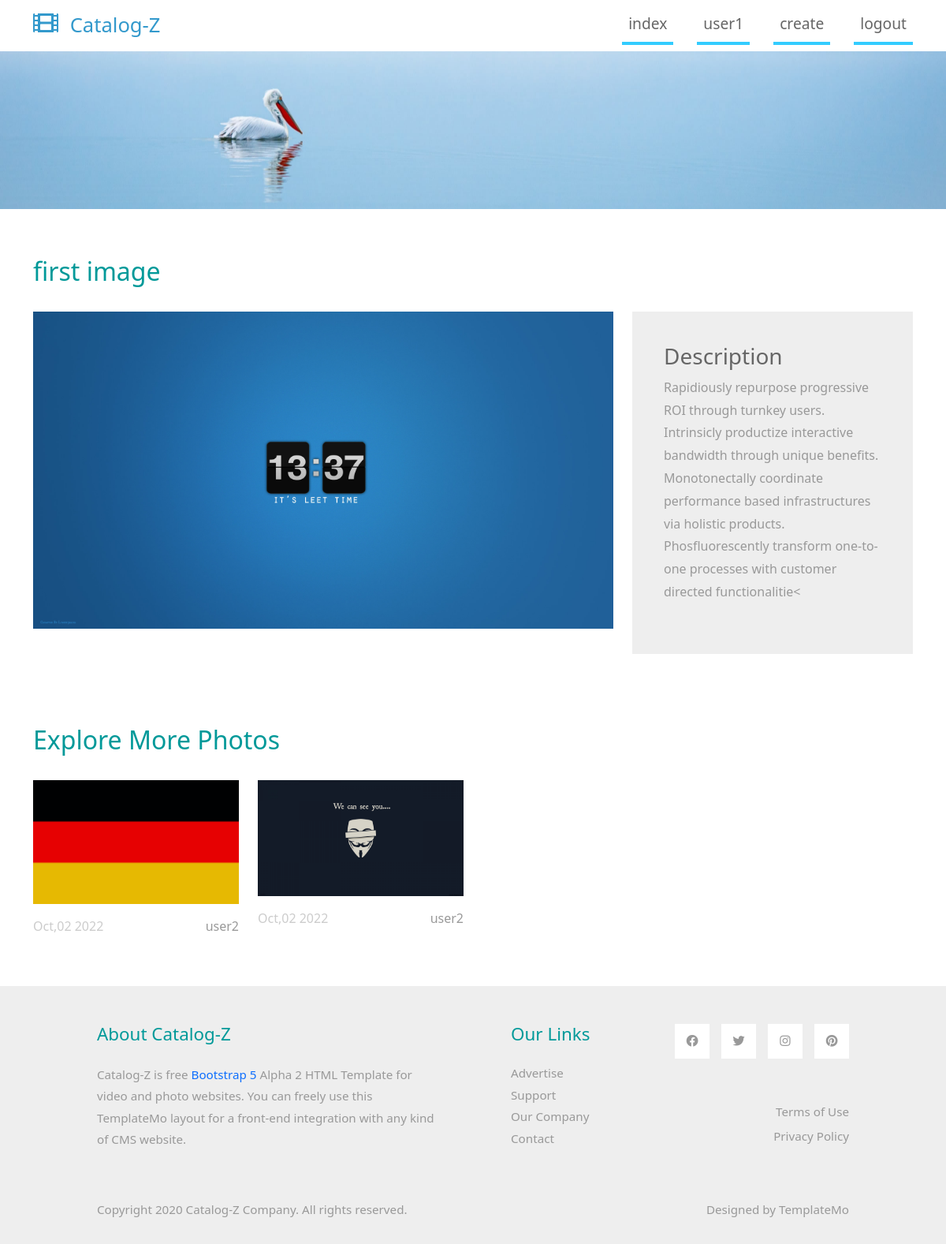
The app's page /photo-detail.php?id=1 (signed in) with its own data.
### tables this page shows
CREATE TABLE `images` (
  `id` int(3) NOT NULL,
  `title` varchar(200) NOT NULL,
  `description` text NOT NULL,
  `img` varchar(200) NOT NULL,
  `user_name` varchar(200) NOT NULL,
  `created_at` datetime NOT NULL DEFAULT current_timestamp()
);

### photo-detail.php (the view, shortened to what this page needs)
<?php require "includes/header.php"; ?>
<?php require "config.php"; ?>
<?php
    if(isset($_GET['id'])) {
        $id = $_GET['id'];
        $selectAll = $conn->query("SELECT * FROM images WHERE id != '$id'");
        $selectAll->execute();
        $data = $selectAll->fetchAll(PDO::FETCH_OBJ);
        $select = $conn->query("SELECT * FROM images WHERE id='$id'");
        $select->execute();
        $row = $select->fetch(PDO::FETCH_OBJ);
    }
?>
        <div class="row mb-4">
            <h2 class="col-12 tm-text-primary"><?php echo $row->title; ?></h2>
        </div>
        <div class="row tm-mb-90">
            <div class="col-xl-8 col-lg-7 col-md-6 col-sm-12">
                <img src="img/<?php echo $row->img; ?>" alt="Image" class="img-fluid">
            </div>
            <div class="col-xl-4 col-lg-5 col-md-6 col-sm-12">
                <div class="tm-bg-gray tm-video-details">
                    <div class="mb-4">
                        <h3 class="tm-text-gray-dark">Description</h3>
                        <p><?php echo substr($row->description, 0, 300); ?><</p>
                    </div>
                </div>
            </div>
        </div>
        <div class="row mb-4">
            <h2 class="col-12 tm-text-primary">
                Explore More Photos
            </h2>
        </div>
        <div class="row mb-3 tm-gallery">
        <?php foreach($data as $myData) : ?>
          <div class="col-xl-3 col-lg-4 col-md-6 col-sm-6 col-12 mb-5">
                <figure class="effect-ming tm-video-item">
                    <img src="img/<?php echo $myData->img; ?>" alt="Image" class="img-fluid">
                    <figcaption class="d-flex align-items-center justify-content-center">
                    </figcaption>
                </figure>
                <div class="d-flex justify-content-between tm-text-gray">
                    <span class="tm-text-gray-light"><?php echo date('M', strtotime($myData->created_at))  . ',' .  date('d', strtotime($myData->created_at)) . ' ' . date('Y', strtotime($myData->created_at)); ?></span>
                    <span><?php echo $myData->user_name; ?></span>
                </div>
            </div>
        <?php endforeach; ?>
        </div>
<?php require "includes/footer.php"; ?>

### css/templatemo-style.css (style rules this page uses)
p { line-height: 1.8; }
.tm-mb-90 { margin-bottom: 90px; }
.tm-text-primary { color: #009999; }
.tm-bg-gray { background-color: #EEEEEE; }
p, .tm-text-gray { color: #999; }
.tm-text-gray-light { color: #CCC; }
.tm-text-gray-dark { color: #666; }
.tm-video-item { position: relative; overflow: hidden; text-align: center; cursor: pointer; }
.tm-video-item img { position: relative; display: block; min-height: 100%; max-width: 100%; opacity: 0.8; }
.tm-video-item figcaption { padding: 2em; color: #fff; text-transform: uppercase; font-size: 1.25em; -webkit-backface-visibility: hidden; backface-visibility: hidden; }
.tm-video-item figcaption::before, .tm-video-item figcaption::after { pointer-events: none; }
.tm-video-item figcaption, .tm-video-item figcaption > a { position: absolute; top: 0; left: 0; width: 100%; height: 100%; }
figure.effect-ming { background: #030c17; }
figure.effect-ming img { opacity: 0.9; -webkit-transition: opacity 0.35s; transition: opacity 0.35s; }
figure.effect-ming figcaption::before { position: absolute; top: 30px; right: 30px; bottom: 30px; left: 30px; border: 2px solid #fff; box-shadow: 0 0 0 30px rgba(255,255,255,0.2); content: ''; opacity: 0; -webkit-transition: opacity 0.35s, -webkit-transform 0.35s; transition: opacity 0.35s, transform 0.35s; -webkit-transform: scale3d(1.4,1.4,1); transform: scale3d(1.4,1.4,1); }
.tm-video-details { height: 100%; padding: 40px; }

### records on screen
images: title "first image", img (picture), description "Rapidiously repurpose progressive ROI through turnkey users. Intrinsicly productize interactive bandwidth through unique benefits. Monotonectally coordinate performance based infrastructures via holistic products. Phosfluorescently transform one-to-one processes with customer directed functionalitie"
images: img (picture), created_at "Oct", created_at "02", created_at "2022", user_name "user2"
images: img (picture), created_at "Oct", created_at "02", created_at "2022", user_name "user2"

### other values on screen
$_SESSION['username'] "user1"
